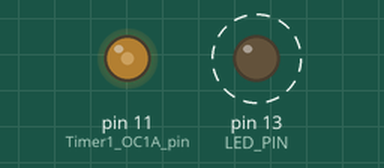
Recording of a sketch running on a simulated Arduino Mega 2560, built with avr-gcc and run on an emulated ATmega2560. Shown: output pins drawn as LEDs (lit = HIGH). Dashed ring = blinking.

Above: at 0.05 s.
Timing chart, 0 to 3.0 s (numbered marks = the images above):
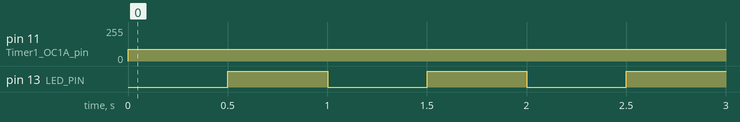

Measured:
- by itself, pin 11 (Timer1_OC1A_pin): 0/255 → 89/255 at 0.00 s
- by itself, pin 13 (LED_PIN): alternates HIGH for 0.50 s and LOW for 0.50 s

The sketch:

Serial_Driver.ino
```cpp
/*
  40kHz Parametric Speaker on Arduino Mega (16MHz)
  - Timer1 => ~40kHz Fast PWM on pin 11 (OC1A).
  - Read audio samples (8-bit, 0..255) from Serial at ~8kHz.
  - On every 5th Timer1 interrupt (40kHz/5 = 8kHz), set OCR1A => amplitude modulate.
  - volumeScale adjusts max duty cycle.

  Baud rate = 1,000,000
  Ring buffer size = 2048
*/

#include <Arduino.h>

// Simple LED blink pin
#define LED_PIN      13

// -- PWM/Timer1 settings --
#define CARRIER_FREQ  40000       // 40 kHz
#define TIMER1_TOP    399         // 16MHz / 400 = 40kHz
#define SAMPLE_RATE   8000        // 8 kHz audio
const uint8_t skipFactor = (CARRIER_FREQ / SAMPLE_RATE);

// "Volume" factor in [0..1], e.g. 1.0 = 100% duty possible
float volumeScale = 0.70;

// -- Larger ring buffer for serial data --
#define AUDIO_BUFFER_SIZE 2048
volatile uint8_t audioBuffer[AUDIO_BUFFER_SIZE];
volatile uint16_t writeIndex = 0;
volatile uint16_t readIndex = 0;

inline bool bufferIsEmpty() {
  return (writeIndex == readIndex);
}
inline bool bufferIsFull() {
  return ((writeIndex + 1) % AUDIO_BUFFER_SIZE == readIndex);
}

// Timer1 Overflow ISR @ ~40kHz
ISR(TIMER1_OVF_vect)
{
  static uint8_t skipCount = 0;

  // Grab a new sample every 'skipFactor' passes => 8kHz
  if (++skipCount >= skipFactor) {
    skipCount = 0;

    // Default to mid-level (128) if no data available
    uint8_t sample = 128;
    if (!bufferIsEmpty()) {
      sample = audioBuffer[readIndex];
      readIndex = (readIndex + 1) % AUDIO_BUFFER_SIZE;
    }

    // Map 0..255 => 0..(399 * volumeScale)
    uint16_t dutyMax = (uint16_t)(TIMER1_TOP * volumeScale);
    uint16_t duty = map(sample, 0, 255, 0, dutyMax);
    OCR1A = duty;
  }
}

void setup()
{
  pinMode(11, OUTPUT);   // Timer1 OC1A pin
  pinMode(LED_PIN, OUTPUT);

  // Configure Timer1 for 40kHz Fast PWM, top=ICR1
  TCCR1A = 0;
  TCCR1B = 0;
  ICR1 = TIMER1_TOP; // 399 => 40 kHz
  // Non-inverting PWM on OC1A, Fast PWM mode 14
  TCCR1A = (1 << COM1A1) | (1 << WGM11);
  // No prescale, WGM13/12=1 => top=ICR1
  TCCR1B = (1 << WGM13) | (1 << WGM12) | (1 << CS10);

  OCR1A = 0;             // start at 0% duty
  TIMSK1 = (1 << TOIE1); // enable Timer1 overflow interrupt

  // Start Serial at 1,000,000 baud
  Serial.begin(1000000);
}

void loop()
{
  // Read incoming bytes into the ring buffer
  while (Serial.available() > 0 && !bufferIsFull()) {
    uint8_t incoming = (uint8_t)Serial.read();
    audioBuffer[writeIndex] = incoming;
    writeIndex = (writeIndex + 1) % AUDIO_BUFFER_SIZE;
  }

  // Blink LED every 500 ms so we know it's running
  static unsigned long lastBlink = 0;
  if (millis() - lastBlink >= 500) {
    lastBlink = millis();
    digitalWrite(LED_PIN, !digitalRead(LED_PIN));
  }
}
```
